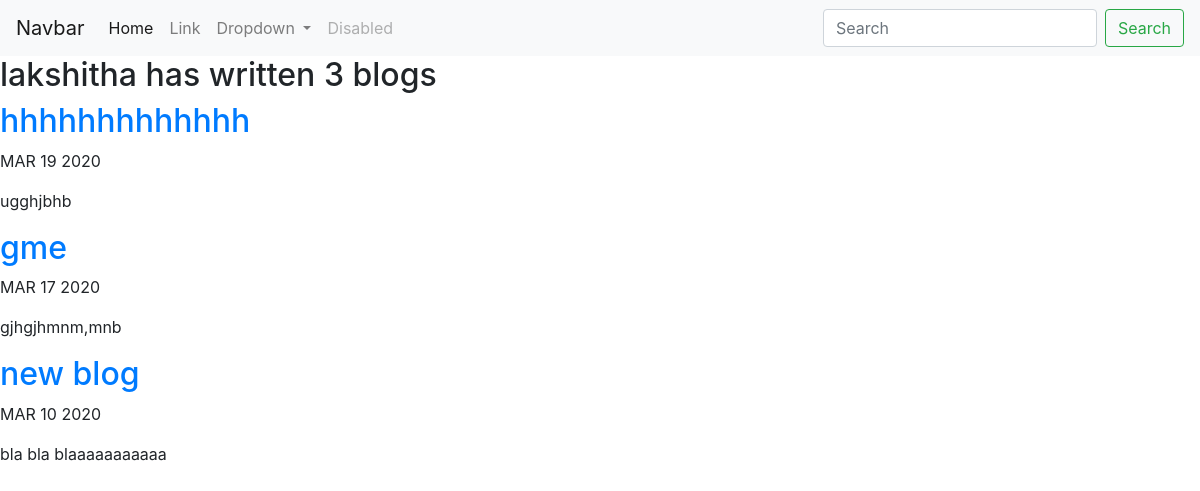
/blog/, run on an earlier commit of the app's database.
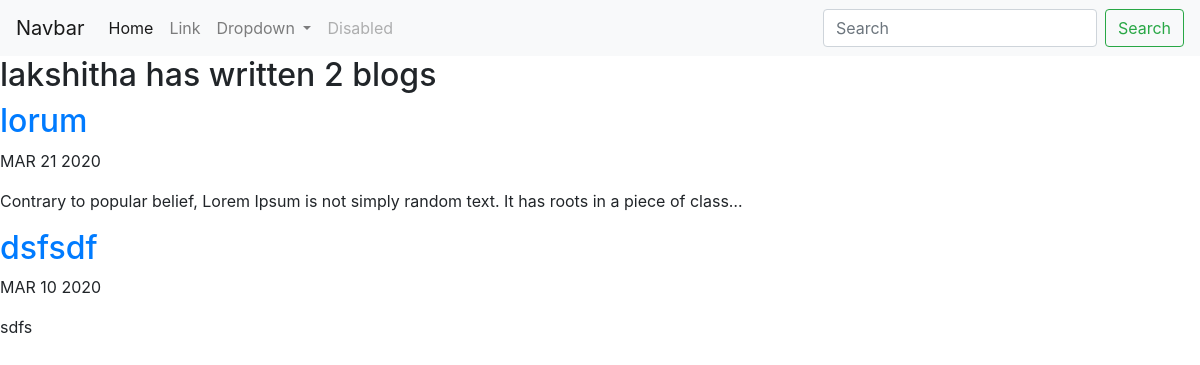
And on a later commit of the database.
### blog/models.py (models this page shows, shortened)
class Blog(models.Model):
    title = models.CharField(max_length=200)
    description = models.CharField(max_length=250)
    date = models.DateField()

### blog/views.py (the view)
# urls.py: path('', views.all_blogs, name='all_blogs'),
def all_blogs(request):
    blogs = Blog.objects.order_by('-date')
    return render(request, 'blog/all_blog.html', {'blog': blogs})

### blog/templates/blog/all_blog.html
{% extends 'portfolio/base.html' %}
{% block content %}
<h2> lakshitha has written {{ blog.count }} blog{{blog.count|pluralize }}</h2>
{% for blog in blog %}
<a href="{% url 'blog:details' blog.id %}"><h2>{{blog.title}}</h2></a>
<p>{{blog.date|date:"M d Y"|upper}}</p>
<p>{{blog.description|striptags|truncatechars:100  }}</p>
{% endfor %}
{% endblock %}

### portfolio/templates/portfolio/base.html (shortened to what this page needs)
<!doctype html>
<html lang="en">
  <head>
    <link rel="stylesheet" href="https://stackpath.bootstrapcdn.com/bootstrap/4.4.1/css/bootstrap.min.css">
  </head>
  <body>
    <nav class="navbar navbar-expand-lg navbar-light bg-light">
  <a class="navbar-brand" href="#">Navbar</a>
  <div class="collapse navbar-collapse" id="navbarSupportedContent">
    <ul class="navbar-nav mr-auto">
      <li class="nav-item active">
        <a class="nav-link" href="#">Home <span class="sr-only">(current)</span></a>
      </li>
      <li class="nav-item">
        <a class="nav-link" href="#">Link</a>
      </li>
      <li class="nav-item dropdown">
        <a class="nav-link dropdown-toggle" href="#" id="navbarDropdown" role="button" data-toggle="dropdown" aria-haspopup="true" aria-expanded="false">
          Dropdown
        </a>
      </li>
      <li class="nav-item">
        <a class="nav-link disabled" href="#" tabindex="-1" aria-disabled="true">Disabled</a>
      </li>
    </ul>
    <form class="form-inline my-2 my-lg-0">
      <input class="form-control mr-sm-2" type="search" placeholder="Search" aria-label="Search">
      <button class="btn btn-outline-success my-2 my-sm-0" type="submit">Search</button>
    </form>
  </div>
</nav>
    {% block content %}
    {% endblock %}
  </body>
</html>

What changed in the data, as far as the page shows it:
removed Blog: title "hhhhhhhhhhhhh", date "MAR 19 2020", description "ugghjbhb"
removed Blog: title "gme", date "MAR 17 2020", description "gjhgjhmnm,mnb"
removed Blog: title "new blog", date "MAR 10 2020", description "bla bla blaaaaaaaaaaa"
added Blog: title "lorum", date "MAR 21 2020", description "Contrary to popular belief, Lorem Ipsum is not simply random text. It has roots in a piece of class…"
added Blog: title "dsfsdf", date "MAR 10 2020", description "sdfs"
Also different on the page:
{{ blog.count }}: "3" → "2"
